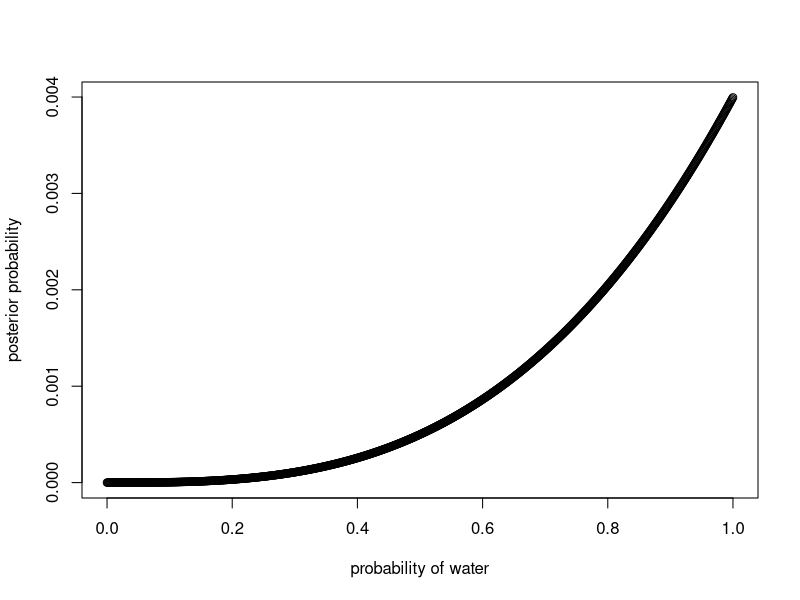
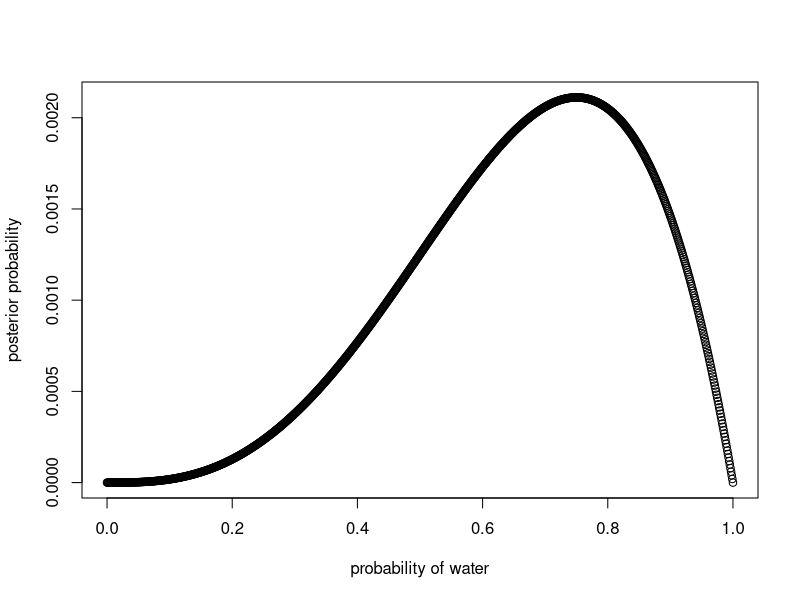
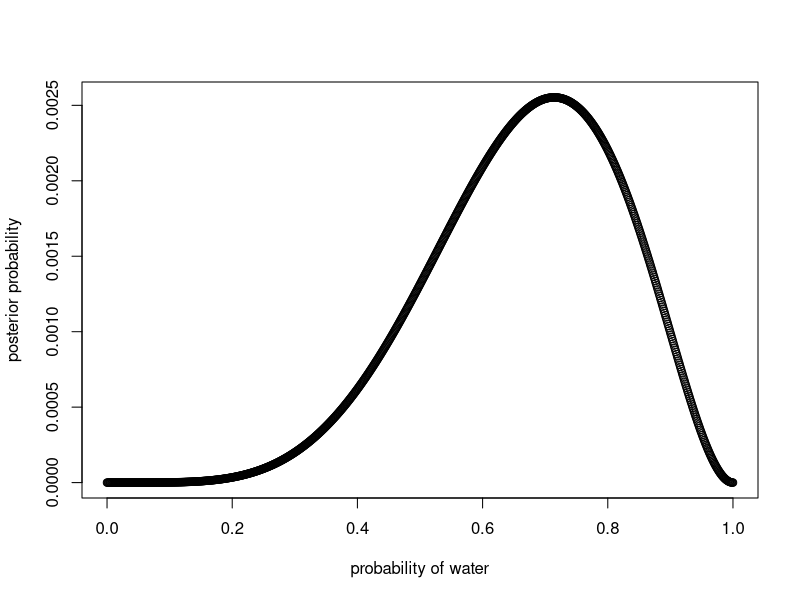

The R script that drew these images, in order:
## ---- chunk 1

## ---- chunk 2
# making a thousand numbers evenly spaced from 0 to 1
p_grid <- seq( from=0 , to=1 , length.out=1000 )
# making the prior - they are all 1
prob_p <- rep( 1 , 1000 )
# using binomial sampling formula, number of water samples, total samples and the p_grid
prob_data <- dbinom( 3 , size=3 , prob=p_grid )
# multiplying the prior and the sample to get posterior
posterior <- prob_data * prob_p
# normalize to make it into a porbability distribution
posterior <- posterior / sum(posterior)
# plotting
plot( p_grid , posterior , type="b" ,
    xlab="probability of water" , ylab="posterior probability" )
## ---- chunk 3
p_grid <- seq( from=0 , to=1 , length.out=1000 )
prob_p <- rep( 1 , 1000 )
prob_data <- dbinom( 3 , size=4 , prob=p_grid )
posterior <- prob_data * prob_p
posterior <- posterior / sum(posterior)
plot( p_grid , posterior , type="b" ,
    xlab="probability of water" , ylab="posterior probability" )
## ---- chunk 4
p_grid <- seq( from=0 , to=1 , length.out=1000 )
prob_p <- rep( 1 , 1000 )
prob_data <- dbinom( 5 , size=7 , prob=p_grid )
posterior <- prob_data * prob_p
posterior <- posterior / sum(posterior)
plot( p_grid , posterior , type="b" ,
    xlab="probability of water" , ylab="posterior probability" )
